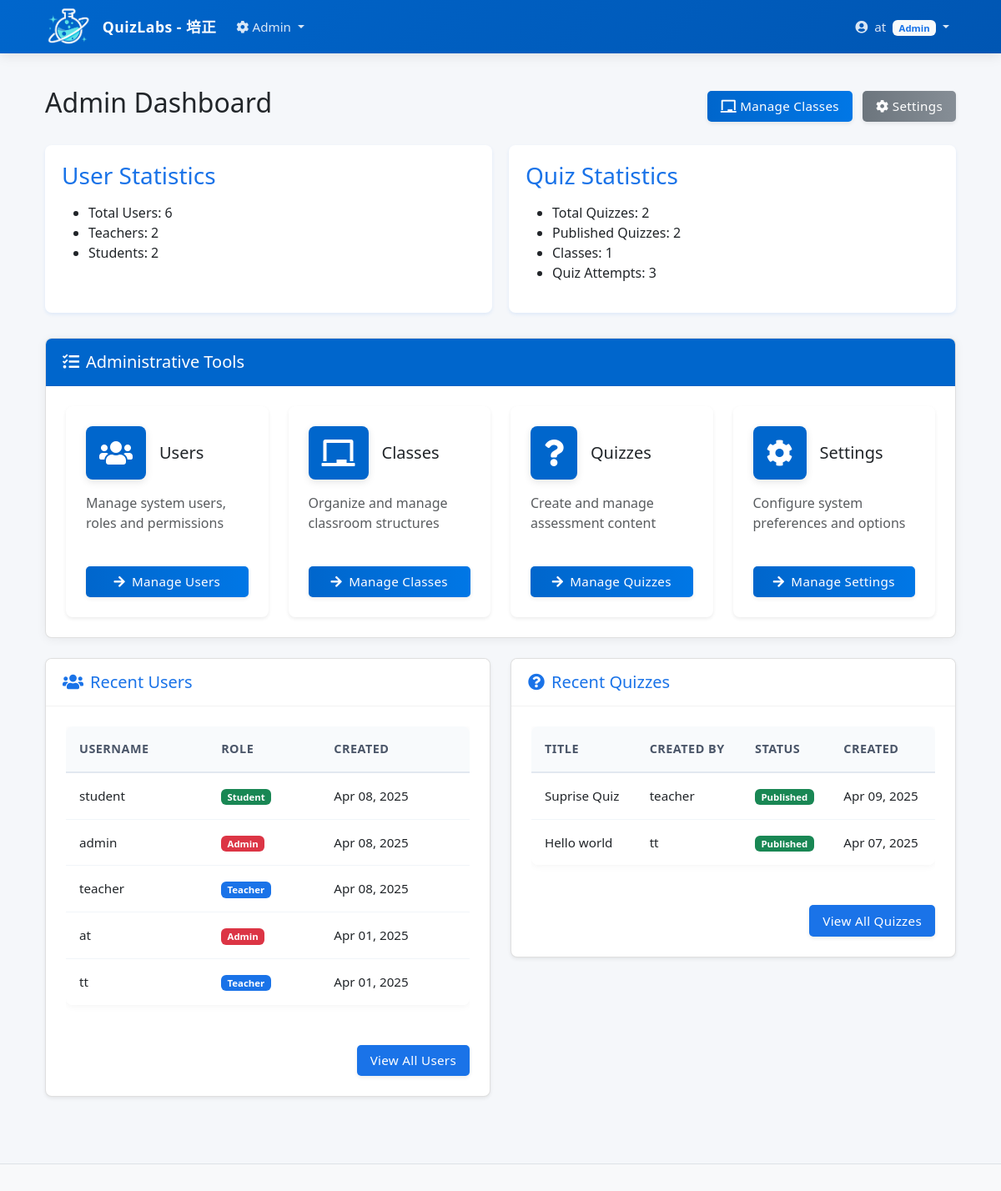
Page /admin/ (signed in) on the earlier database version.
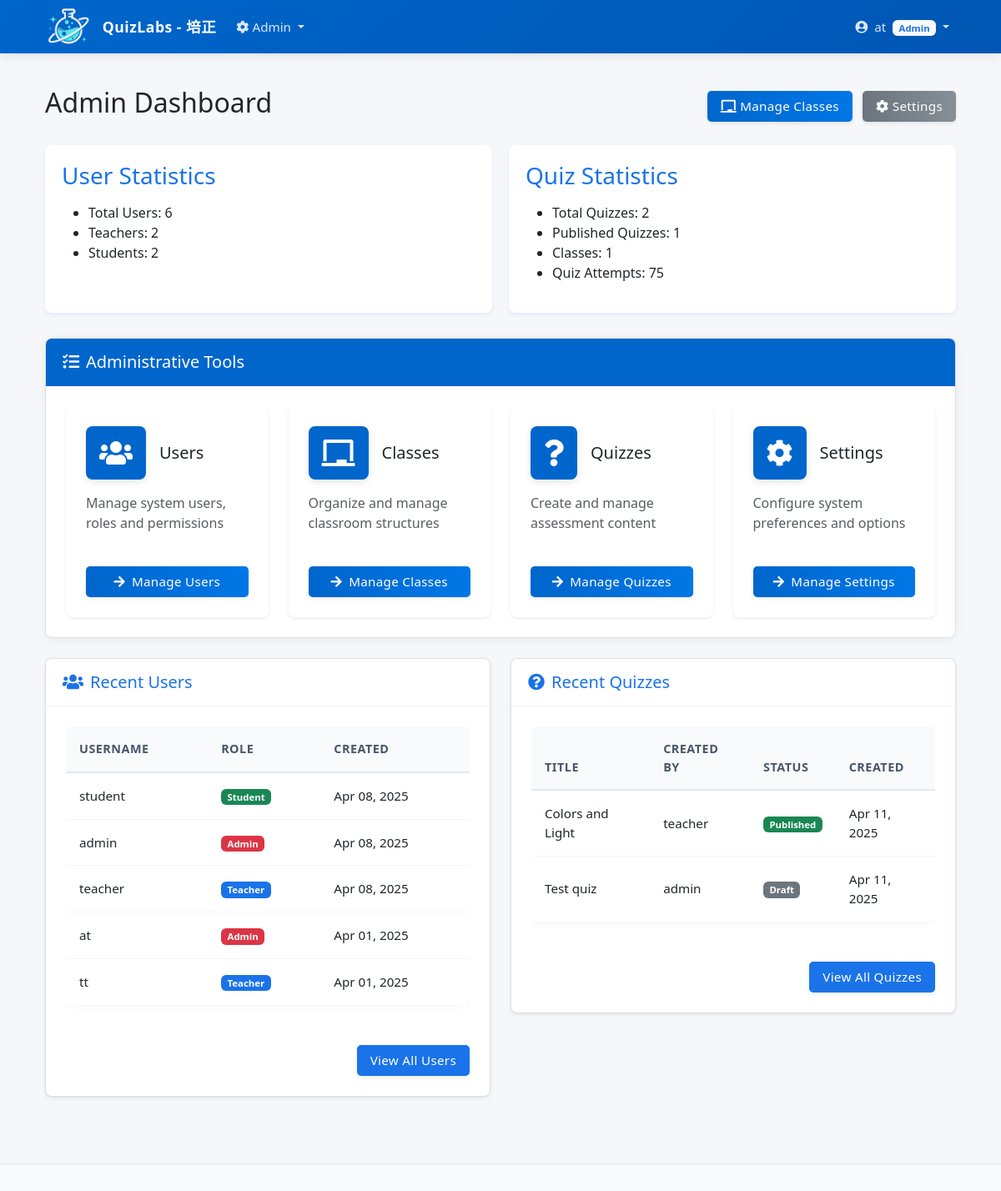
Same page on the later database version.
### tables this page shows
CREATE TABLE users (
    id INTEGER PRIMARY KEY AUTOINCREMENT,
    username TEXT NOT NULL UNIQUE,
    password TEXT NOT NULL,
    role TEXT NOT NULL CHECK (role IN ('admin', 'teacher', 'student')),
    name TEXT,
    email TEXT,
    created_at TIMESTAMP DEFAULT CURRENT_TIMESTAMP
, hash_id TEXT);

CREATE TABLE quizzes (
    id INTEGER PRIMARY KEY AUTOINCREMENT,
    title TEXT NOT NULL,
    description TEXT,
    created_by INTEGER NOT NULL,
    is_published INTEGER DEFAULT 0,
    created_at TIMESTAMP DEFAULT CURRENT_TIMESTAMP,
    updated_at TIMESTAMP DEFAULT CURRENT_TIMESTAMP, hash_id VARCHAR(16), allow_redo INTEGER DEFAULT 0, exam_mode INTEGER DEFAULT 0,
    FOREIGN KEY (created_by) REFERENCES users(id) ON DELETE CASCADE
);

### lib/database/db.php (called while the page is built, shortened)
<?php
class Database {
    private $conn;
    public function __construct() {
        try {
            $dir = dirname(DB_FILE);
            $this->conn = new PDO("sqlite:" . DB_FILE);
            $this->conn->setAttribute(PDO::ATTR_ERRMODE, PDO::ERRMODE_EXCEPTION);
            $this->conn->exec('PRAGMA foreign_keys = ON');
            $this->conn->exec('
                CREATE TABLE IF NOT EXISTS settings (
                    id INTEGER PRIMARY KEY AUTOINCREMENT,
                    key TEXT UNIQUE NOT NULL,
                    value TEXT,
                    updated_by INTEGER,
                    updated_at TIMESTAMP DEFAULT CURRENT_TIMESTAMP,
                    FOREIGN KEY (updated_by) REFERENCES users(id)
                )
            ');
            $settingsCount = $this->single("SELECT COUNT(*) as count FROM settings", []);
            $this->query("INSERT OR IGNORE INTO settings (key, value) VALUES (?, ?)", ['quick_login_enabled', '1']);
        } catch(PDOException $e) {
            die("Connection failed: " . $e->getMessage());
        }
    }
    public function query($sql, $params = []) {
        try {
            $stmt = $this->conn->prepare($sql);
            $stmt->execute($params);
            return $stmt;
        } catch(PDOException $e) {
            die("Query failed: " . $e->getMessage());
        }
    }
    public function single($sql, $params = []) {
        $stmt = $this->query($sql, $params);
        return $stmt->fetch(PDO::FETCH_ASSOC);
    }
    public function resultSet($sql, $params = []) {
        $stmt = $this->query($sql, $params);
        return $stmt->fetchAll(PDO::FETCH_ASSOC);
    }
}

### admin/index.php (the view, shortened to what the rows shown need)
<?php
$db = new Database();
$recentUsers = $db->resultSet("SELECT * FROM users ORDER BY created_at DESC LIMIT 5", []);
$recentQuizzes = $db->resultSet("
    SELECT q.*, u.username as creator_name, 0 as is_shared
    FROM quizzes q
    JOIN users u ON q.created_by = u.id
    ORDER BY q.created_at DESC LIMIT 5
", []);
require_once __DIR__ . '/../includes/header.php';
?>
<div class="admin-dashboard">
    <div class="dashboard-header d-flex justify-content-between align-items-center mb-4">
        <h2>Admin Dashboard</h2>
    </div>
    <div class="recent-data">
        <div class="row mb-4">
            <div class="col-md-6">
                <div class="card shadow-sm">
                    <div class="card-body">
                        <?php if (count($recentUsers) > 0): ?>
                            <div class="table-responsive">
                                <table class="table table-hover">
                                    <thead>
                                        <tr>
                                            <th>Username</th>
                                            <th>Role</th>
                                            <th>Created</th>
                                        </tr>
                                    </thead>
                                    <tbody>
                                        <?php foreach ($recentUsers as $user): ?>
                                            <tr>
                                                <td><?= htmlspecialchars($user['username']) ?></td>
                                                <td><span class="badge bg-<?= $user['role'] === ROLE_ADMIN ? 'danger' : ($user['role'] === ROLE_TEACHER ? 'primary' : 'success') ?>"><?= ucfirst($user['role']) ?></span></td>
                                                <td><?= date('M d, Y', strtotime($user['created_at'])) ?></td>
                                            </tr>
                                        <?php endforeach; ?>
                                    </tbody>
                                </table>
                            </div>
                        <?php endif; ?>
                    </div>
                </div>
            </div>
            <div class="col-md-6">
                <div class="card shadow-sm">
                    <div class="card-body">
                        <?php if (count($recentQuizzes) > 0): ?>
                            <div class="table-responsive">
                                <table class="table table-hover">
                                    <thead>
                                        <tr>
                                            <th>Title</th>
                                            <th>Created By</th>
                                            <th>Status</th>
                                            <th>Created</th>
                                        </tr>
                                    </thead>
                                    <tbody>
                                        <?php foreach ($recentQuizzes as $quiz): ?>
                                            <tr>
                                                <td><?= htmlspecialchars($quiz['title']) ?></td>
                                                <td><?= htmlspecialchars($quiz['creator_name']) ?></td>
                                                <td>
                                                    <?php if ($quiz['is_published']): ?>
                                                        <span class="badge bg-success">Published</span>
                                                    <?php else: ?>
                                                        <span class="badge bg-secondary">Draft</span>
                                                    <?php endif; ?>
                                                </td>
                                                <td><?= date('M d, Y', strtotime($quiz['created_at'])) ?></td>
                                            </tr>
                                        <?php endforeach; ?>
                                    </tbody>
                                </table>
                            </div>
                        <?php endif; ?>
                    </div>
                </div>
            </div>
        </div>
    </div>
</div>
<?php require_once __DIR__ . '/../includes/footer.php'; ?>

Differences in the rows shown:
removed quizzes: title "Suprise Quiz", created_by.username "teacher", is_published "Published", created_at "Apr 09, 2025"
removed quizzes: title "Hello world", created_by.username "tt", is_published "Published", created_at "Apr 07, 2025"
added quizzes: title "Colors and Light", created_by.username "teacher", is_published "Published", created_at "Apr 11, 2025"
added quizzes: title "Test quiz", created_by.username "admin", is_published "Draft", created_at "Apr 11, 2025"
Other differences:
$quizStats['totalPublishedQuizzes']: "2" → "1"
$quizStats['totalAttempts']: "3" → "75"
